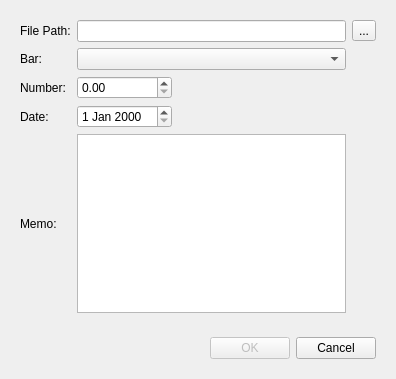
<?xml version="1.0" encoding="UTF-8"?>
<ui version="4.0">
 <class>FooDialog</class>
 <widget class="QDialog" name="FooDialog">
  <property name="geometry">
   <rect>
    <x>0</x>
    <y>0</y>
    <width>396</width>
    <height>379</height>
   </rect>
  </property>
  <property name="windowTitle">
   <string>Foo Dialog</string>
  </property>
  <layout class="QVBoxLayout" name="verticalLayout">
   <item>
    <widget class="QWidget" name="widgetsComposite" native="true">
     <layout class="QGridLayout" name="gridLayout">
      <item row="0" column="0">
       <widget class="QLabel" name="filePathLabel">
        <property name="text">
         <string>File Path:</string>
        </property>
       </widget>
      </item>
      <item row="2" column="0">
       <widget class="QLabel" name="numberLabel">
        <property name="text">
         <string>Number:</string>
        </property>
       </widget>
      </item>
      <item row="3" column="0">
       <widget class="QLabel" name="dateLabel">
        <property name="text">
         <string>Date:</string>
        </property>
       </widget>
      </item>
      <item row="3" column="1">
       <widget class="QDateEdit" name="dateDateEdit"/>
      </item>
      <item row="2" column="1">
       <widget class="QDoubleSpinBox" name="numberNumberEdit"/>
      </item>
      <item row="1" column="0">
       <widget class="QLabel" name="barLabel">
        <property name="text">
         <string>Bar:</string>
        </property>
       </widget>
      </item>
      <item row="0" column="3">
       <widget class="QToolButton" name="filePathToolButton">
        <property name="text">
         <string>...</string>
        </property>
       </widget>
      </item>
      <item row="4" column="0">
       <widget class="QLabel" name="memoLabel">
        <property name="text">
         <string>Memo:</string>
        </property>
       </widget>
      </item>
      <item row="0" column="1" colspan="2">
       <widget class="QLineEdit" name="filePathLineEdit"/>
      </item>
      <item row="1" column="1" colspan="2">
       <widget class="QComboBox" name="barComboBox"/>
      </item>
      <item row="4" column="1" colspan="2">
       <widget class="QTextEdit" name="memoTextEdit"/>
      </item>
      <item row="2" column="2">
       <spacer name="horizontalSpacer_2">
        <property name="orientation">
         <enum>Qt::Horizontal</enum>
        </property>
        <property name="sizeHint" stdset="0">
         <size>
          <width>40</width>
          <height>20</height>
         </size>
        </property>
       </spacer>
      </item>
     </layout>
    </widget>
   </item>
   <item>
    <widget class="QWidget" name="buttonsComposite" native="true">
     <layout class="QHBoxLayout" name="horizontalLayout">
      <item>
       <spacer name="horizontalSpacer">
        <property name="orientation">
         <enum>Qt::Horizontal</enum>
        </property>
        <property name="sizeHint" stdset="0">
         <size>
          <width>198</width>
          <height>20</height>
         </size>
        </property>
       </spacer>
      </item>
      <item>
       <widget class="QPushButton" name="acceptPushButton">
        <property name="enabled">
         <bool>false</bool>
        </property>
        <property name="text">
         <string>OK</string>
        </property>
       </widget>
      </item>
      <item>
       <widget class="QPushButton" name="cancelPushButton">
        <property name="text">
         <string>Cancel</string>
        </property>
       </widget>
      </item>
     </layout>
    </widget>
   </item>
  </layout>
 </widget>
 <tabstops>
  <tabstop>filePathLineEdit</tabstop>
  <tabstop>filePathToolButton</tabstop>
  <tabstop>barComboBox</tabstop>
  <tabstop>numberNumberEdit</tabstop>
  <tabstop>dateDateEdit</tabstop>
  <tabstop>memoTextEdit</tabstop>
  <tabstop>acceptPushButton</tabstop>
  <tabstop>cancelPushButton</tabstop>
 </tabstops>
 <resources/>
 <connections/>
</ui>
